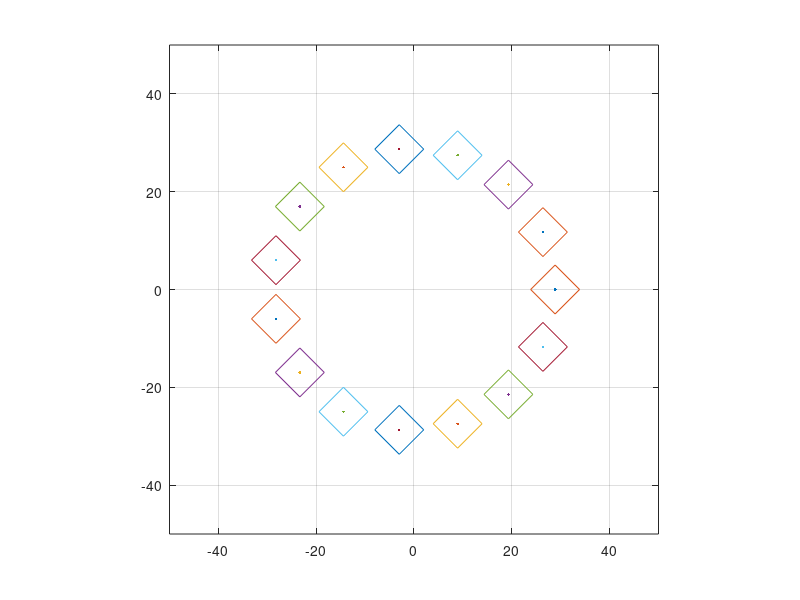

The MATLAB source for this figure:
if ishandle(1)
    close(1)
end

figure(1)
hold on
box on
axis([-50 50 -50 50]);

n= 15;
theta = (2*pi/n) * [1:n];
r = 5;

R = 1.2*r/sin(pi/n);

cTheta = linspace(0,2*pi,5);

for i = 1:n
    plot(R*cos(theta(i)), R*sin(theta(i)), '.');
    plot(R*cos(theta(i)) + r*cos(cTheta), R*sin(theta(i)) + r*sin(cTheta));
end


axis square
axis equal
grid on